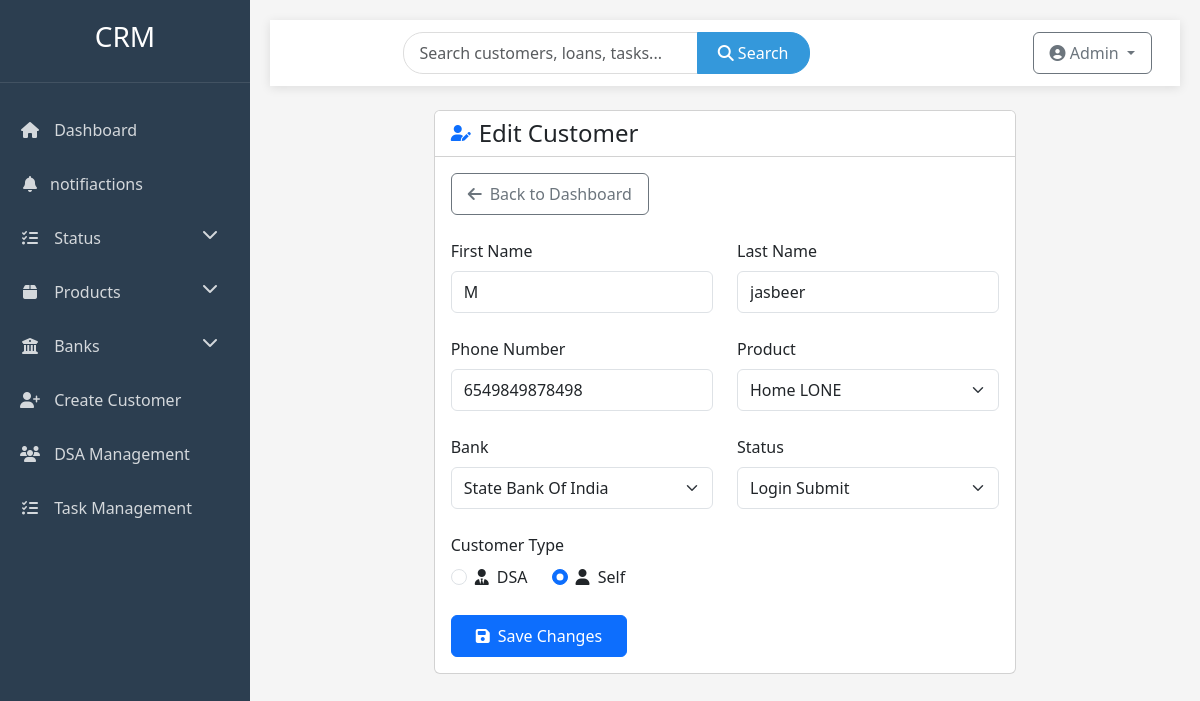
The app's page /customers/edit/2 (signed in) with its own data.
### profiles/models.py (models this page shows, shortened)
class Customer(models.Model):
    user = models.ForeignKey(Account, on_delete=models.CASCADE, null=True, blank=True,related_name='customers' )
    f_name = models.CharField(max_length=50)
    l_name = models.CharField(max_length=50)
    phone_num = models.IntegerField()
    product = models.CharField(choices=PRODUCT_CHOICE, max_length=20)
    bank = models.CharField(choices=BANK_CHOICE, max_length=20)
    status = models.CharField(choices=STATUS_CHOICES, max_length=20)
    type = models.CharField(choices=TYPE_CHOICES, max_length=4)
    dsa = models.ForeignKey(DSA, on_delete=models.SET_NULL, null=True, blank=True)
    created_date = models.DateField(auto_now_add=True)

### profiles/views.py (the view, shortened to what this page needs)
# urls.py: path('customers/edit/<int:pk>', views.edit_customer, name='edit'),
def edit_customer(request, pk):
    customer = get_object_or_404(Customer, pk=pk,user=request.user)
    context = {
        'customer': customer,
        'bank_choices': BANK_CHOICE,
        'product_choices': PRODUCT_CHOICE,
        'status_choices': STATUS_CHOICES,
        'type_choices': TYPE_CHOICES,
    }
    return render(request, 'edit.html', context)

### templates/edit.html (shortened to what this page needs)
{% extends "base.html" %}
{% block content %}
<div class="row animate-fade">
    <div class="col-lg-8 mx-auto">
        <div class="card">
            <div class="card-header bg-white">
                <div class="d-flex align-items-center">
                    <i class="fas fa-user-edit me-2 text-primary"></i>
                    <h4 class="mb-0">Edit Customer</h4>
                </div>
            </div>
            <div class="card-body">
                <form method="post" action="{% url 'edit' customer.pk %}" class="needs-validation" novalidate>
                    <div class="d-flex justify-content-between mb-4">
                        <a href="{% url 'list' %}" class="btn btn-outline-secondary">
                            <i class="fas fa-arrow-left me-2"></i>Back to Dashboard
                        </a>
                    </div>
                    <div class="row g-4">
                        <div class="col-md-6">
                            <div class="form-group">
                                <label for="f_name" class="form-label">First Name</label>
                                <input type="text" class="form-control" id="f_name" name="f_name" value="{{ customer.f_name }}" required>
                            </div>
                        </div>
                        <div class="col-md-6">
                            <div class="form-group">
                                <label for="l_name" class="form-label">Last Name</label>
                                <input type="text" class="form-control" id="l_name" name="l_name" value="{{ customer.l_name }}" required>
                            </div>
                        </div>
                        <div class="col-md-6">
                            <div class="form-group">
                                <label for="phone_num" class="form-label">Phone Number</label>
                                <input type="text" class="form-control" id="phone_num" name="phone_num" value="{{ customer.phone_num }}" required>
                            </div>
                        </div>
                        <div class="col-md-6">
                            <div class="form-group">
                                <label for="product" class="form-label">Product</label>
                                <select class="form-select" id="product" name="product" required>
                                    {% for code, name in product_choices %}
                                        <option value="{{ code }}" {% if customer.product == code %}selected{% endif %}>{{ name }}</option>
                                    {% endfor %}
                                </select>
                            </div>
                        </div>
                        <div class="col-md-6">
                            <div class="form-group">
                                <label for="bank" class="form-label">Bank</label>
                                <select class="form-select" id="bank" name="bank" required>
                                    {% for code, name in bank_choices %}
                                        <option value="{{ code }}" {% if customer.bank == code %}selected{% endif %}>{{ name }}</option>
                                    {% endfor %}
                                </select>
                            </div>
                        </div>
                        <div class="col-md-6">
                            <div class="form-group">
                                <label for="status" class="form-label">Status</label>
                                <select class="form-select" id="status" name="status" required>
                                    {% for code, name in status_choices %}
                                        <option value="{{ code }}" {% if customer.status == code %}selected{% endif %}>{{ name }}</option>
                                    {% endfor %}
                                </select>
                            </div>
                        </div>
                        <div class="col-12">
                            <label class="form-label">Customer Type</label>
                            <div class="d-flex gap-4">
                                {% for code, name in type_choices %}
                                <div class="form-check">
                                    <input class="form-check-input" type="radio" name="type" id="type_{{ code }}" value="{{ code }}"
                                        {% if customer.type == code %}checked{% endif %}>
                                    <label class="form-check-label" for="type_{{ code }}">
                                        <i class="fas {% if code == 'DSA' %}fa-user-tie{% else %}fa-user{% endif %} me-1"></i> {{ name }}
                                    </label>
                                </div>
                                {% endfor %}
                            </div>
                        </div>
                        <div class="col-12 mt-4">
                            <button type="submit" class="btn btn-primary px-4">
                                <i class="fas fa-save me-2"></i>Save Changes
                            </button>
                        </div>
                    </div>
                </form>
            </div>
        </div>
    </div>
</div>
{% endblock %}

### static/css/base/base.css (style rules this page uses)
:root { --primary-color: #3498db; --secondary-color: #2c3e50; --accent-color: #e74c3c; --light-color: #ecf0f1; --dark-color: #2c3e50; --sidebar-width: 250px; }
body { font-family: 'Segoe UI', Tahoma, Geneva, Verdana, sans-serif; background-color: #f5f5f5; color: #333; display: flex; min-height: 100vh; overflow-x: hidden; }
.form-control, .form-select { padding: 0.5rem 0.75rem; border-radius: 0.375rem; }
.btn { padding: 0.5rem 1rem; font-weight: 500; border-radius: 0.375rem; }

### records on screen
Customer: f_name "M", l_name "jasbeer", phone_num "6549849878498", product "Home LONE", bank "State Bank Of India", status "Login Submit", type "☐ DSA" "☑ Self"

### other values on screen
{{ name }} "DSA" "Self"
